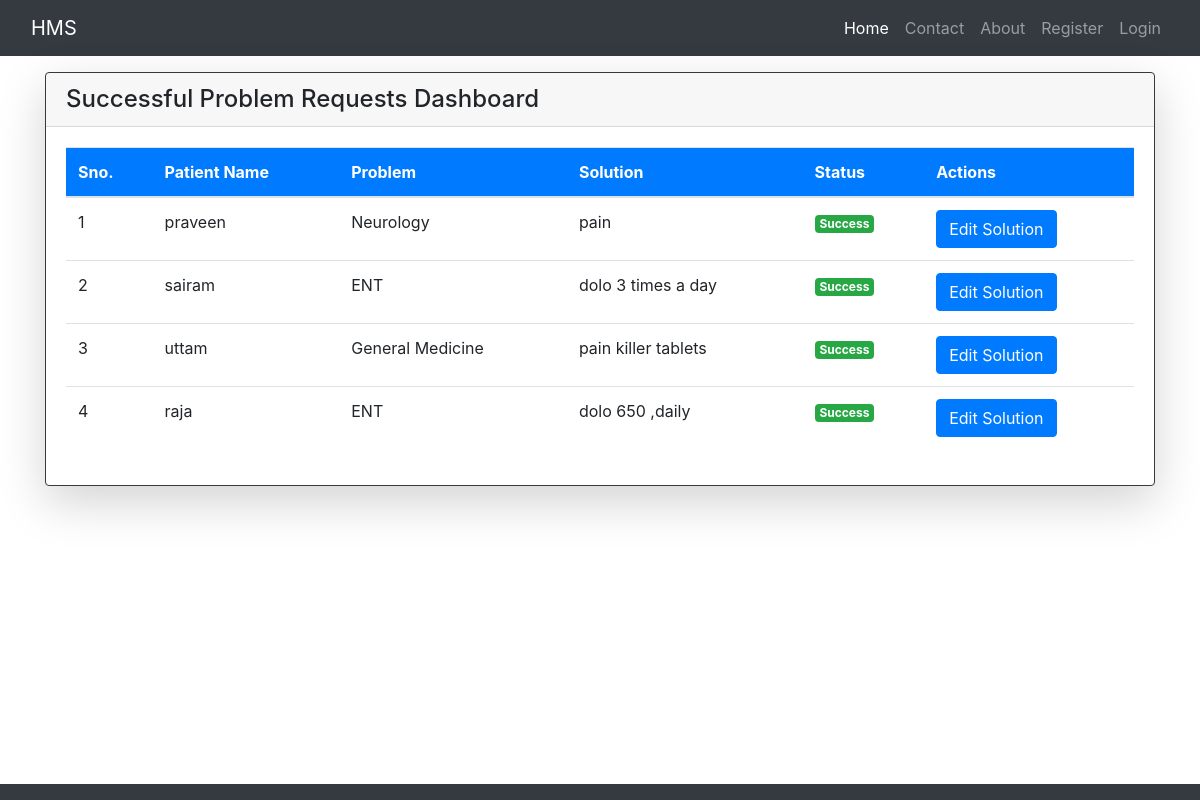
Screenshot of /docdashboard/ with the database file from the repository.
### hospital/models.py (models this page shows)
class ProblemSolution(models.Model):
    problem = models.ForeignKey(Problem, on_delete=models.CASCADE)
    doctor = models.ForeignKey(DoctorProfile, on_delete=models.CASCADE)
    solution_text = models.TextField()
    solution_date = models.DateField(auto_now=True)

class Problem(models.Model):
	patient_by = models.ForeignKey(User, on_delete=models.CASCADE)
	p_list = [
		('P' , 'select your problem'),
		('Orthopaedics','leg and Hand pain'),
		('Orthopaedics','neck and Back pain'),
		('Cardiology','chest pain'),
		('Neurology','head pain'),
		('Stomach','stomach pain'),
		('ENT','cough and cold and ear'),
		('General Medicine','others')
	]
	p_status = [
		('Success','Success'),
		('Pending','Pending')
	]
	prob = models.CharField(default='P',choices=p_list,max_length=50)
	desc_of_problem = models.TextField()
	date_of_occurrence = models.DateField()
	req_date = models.DateField(auto_now=True)
	problem_status = models.CharField(default='Pending',choices=p_status,max_length=50)

class User(AbstractUser):
	rt = [
		(0,'Guest'),
		(1,'Doctor'),
		(2,'Patient'),
	]
	eid = models.CharField(max_length=20)
	role_type = models.IntegerField(default=0)

### hospital/views.py (the view)
# urls.py: path('docdashboard/', views.docdashboard, name='docdashboard'),
def docdashboard(request):
    successful_solutions = ProblemSolution.objects.filter(problem__problem_status='Success')
    return render(request, 'docdashboard.html', {'solutions': successful_solutions})

### hospital/templates/docdashboard.html (shortened to what this page needs)
{% extends 'Base.html' %}
{% block content %}
<div class="container">
    <div class="card mt-3 shadow-lg border border-dark">
    <h4 class="card-header">Successful Problem Requests Dashboard</h4>
    <div class="card-body">
    <table class="table table-hover">
        <thead class="bg-primary text-white">
            <tr>
                <th>Sno.</th>
                <th>Patient Name</th>
                <th>Problem</th>
                <th>Solution</th>
                <th>Status</th>
                <th>Actions</th>
            </tr>
        </thead>
        <tbody>
            {% for solution in solutions %}
            <tr>
                <td>{{forloop.counter}}</td>
                <td>{{ solution.problem.patient_by.username }}</td>
                <td>{{ solution.problem.prob }}</td>
                <td>{{ solution.solution_text }}</td>
                <td><span class="badge badge-success">{{solution.problem.problem_status}}</span></td>
                <td>
                    <a href="{% url 'edit_solution' solution.id  %}" class="btn btn-primary">Edit Solution</a>
                </td>
            </tr>
            {% empty %}
            <tr>
                <td colspan="4">No successful problem requests found.</td>
            </tr>
            {% endfor %}
        </tbody>
    </table>
</div>
    </div>
</div>
{% endblock %}

### hospital/templates/Base.html (shortened to what this page needs)
<!DOCTYPE html>
<html>
<head>
	<link rel="stylesheet" href="https://cdn.jsdelivr.net/npm/bootstrap@4.6.2/dist/css/bootstrap.min.css">
    <link rel="stylesheet" href="https://use.fontawesome.com/releases/v5.7.0/css/all.css">
</head>
	<nav class="navbar navbar-expand-lg ml-auto mb- mb-lg-0 navbar-dark bg-dark">
        <div class="container-fluid">
            <a class="navbar-brand" href="#">HMS</a>
            <div class="collapse navbar-collapse" id="navbarSupportedContent">
                <ul class="navbar-nav ml-auto">
                     {% if not user.is_authenticated %}
                    <li class="nav-item">
                        <a class="nav-link active" aria-current="page" href="{% url 'home' %}">Home</a>
                    </li>
                    <li class="nav-item">
                        <a class="nav-link" href="{% url 'contact' %}">Contact</a>
                    </li>
                    <li class="nav-item">
                        <a class="nav-link" href="{% url 'about' %}">About</a>
                    </li>
                   <li class="nav-item">
                        <a class="nav-link" href="{% url 'register' %}">Register</a>
                    </li>
                    <li class="nav-item">
                        <a class="nav-link" href="{% url 'login' %}">Login</a>
                    </li>
                    {% else %}
                    <li class="nav-item">
                        <a class="nav-link active" aria-current="page" href="{% url 'lgot' %}">Logout</a>
                    </li>
                    {% endif %}
                </ul>
            </div>
        </div>
    </nav>
    {% block content %}
    {% endblock content %}
    {% include 'footer.html' %}
</body>
</html>

### hospital/templates/footer.html (shortened to what this page needs)
<nav class="navbar navbar-expand-sm bg-dark navbar-dark fixed-bottom">
 </nav>

### rows the page displays
ProblemSolution: problem.patient_by.username "praveen", problem.prob "Neurology", solution_text "pain", problem.problem_status "Success"
ProblemSolution: problem.patient_by.username "sairam", problem.prob "ENT", solution_text "dolo 3 times a day", problem.problem_status "Success"
ProblemSolution: problem.patient_by.username "uttam", problem.prob "General Medicine", solution_text "pain killer tablets", problem.problem_status "Success"
ProblemSolution: problem.patient_by.username "raja", problem.prob "ENT", solution_text "dolo 650 ,daily", problem.problem_status "Success"
